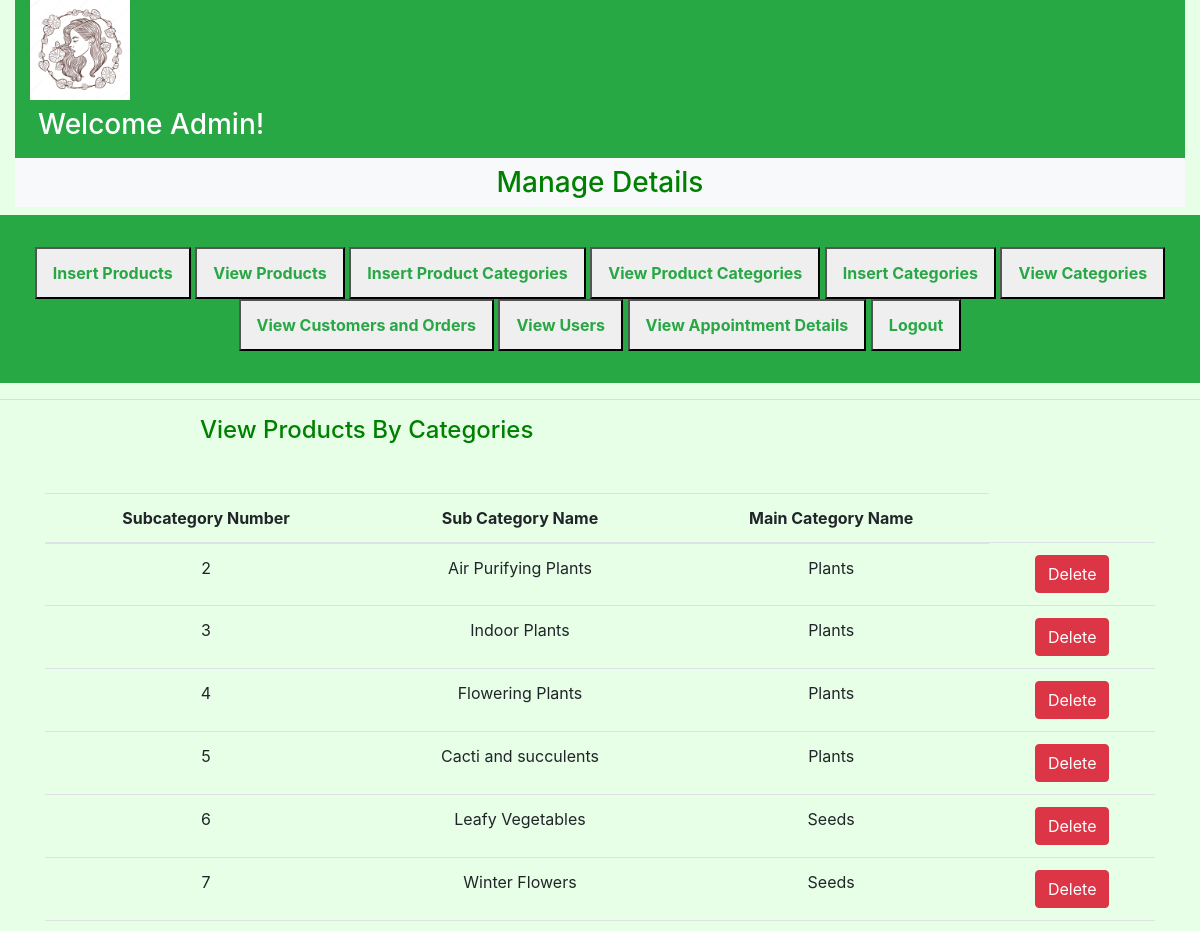
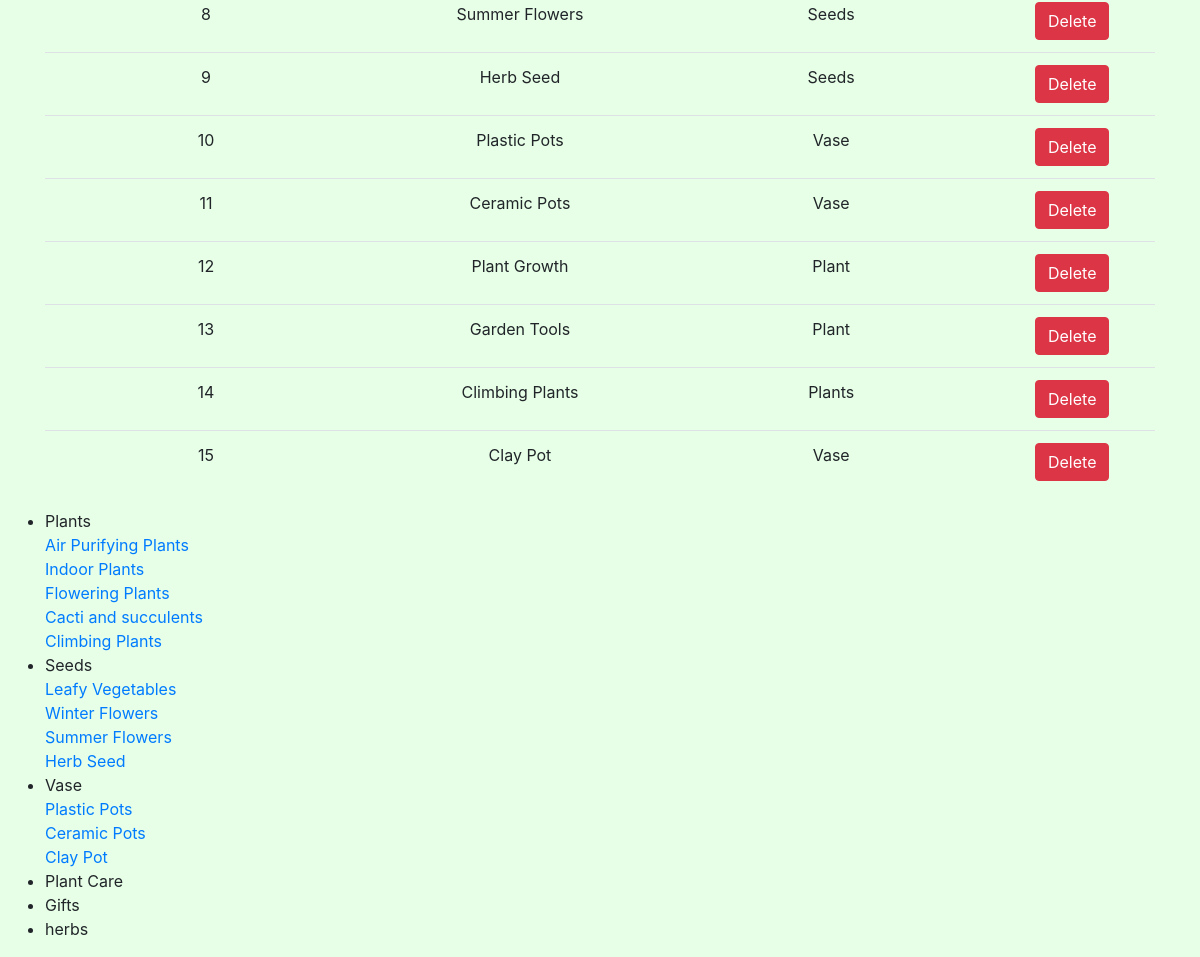
/admin/viewpcat.php, run on the app's committed database (2 pictures, top to bottom).
### tables this page shows
CREATE TABLE `subcategory` (
  `SN` int(11) NOT NULL,
  `Sname` varchar(30) NOT NULL,
  `Cname` varchar(11) NOT NULL
);

CREATE TABLE `categories` (
  `cat_id` int(100) NOT NULL,
  `category_title` varchar(100) NOT NULL
);

### admin/viewpcat.php (the view, shortened to what this page needs)
<?php
require("conn.php");
require("adminpage.php");
?>
 <link rel="stylesheet" href="https://cdn.jsdelivr.net/npm/bootstrap@4.6.1/dist/css/bootstrap.min.css">
 <hr>
  <h4 style="color: green; margin-left:200px;">View Products By Categories</h4>
  <div class="container mt-5">
    <div class="row">
        <div class ="col-lg-12">
            <table class="table text-center  table-green">
            <thead>
                  <tr>
                    <th scope="col">Subcategory Number</th>
                    <th scope="col">Sub Category Name</th>
                     <th scope="col">Main Category Name</th>
                </tr>
            </thead>
            <tbody>
                <?php
                $query="SELECT * FROM `subcategory`";
                $user_result=mysqli_query($con,$query);
                while($user_fetch=mysqli_fetch_assoc($user_result))
                {
                    echo"
                    <tr>
                    <td>$user_fetch[SN]</td>
                    <td>$user_fetch[Sname]</td>
                     <td>$user_fetch[Cname]</td>
                     <td><form action='delete.php' method='POST'>
                    <button type='button' name='user_delete' class='btn btn-danger'>Delete</i></button>
                     </form>
                    </td>
                    ";
                }
                ?>
        </tr>
    </tbody>
</table>
</div>
</div>
  <?php
    $sql1="Select * from categories";
    $query1=mysqli_query($con,$sql1);
$rows=mysqli_num_rows($query1);
if($rows>0)
{
$res=mysqli_fetch_all($query1, MYSQLI_ASSOC);
echo "<ul>";
foreach($res as $result)
{
    echo "<li>$result[category_title]</li>";
    $sql2="Select * from subcategory where cname='$result[category_title]' ";
        $query2=mysqli_query($con,$sql2);
        $rows2=mysqli_num_rows($query2);
    if($rows2>0)
    {
    while($result2=mysqli_fetch_assoc($query2))
        {
            echo "<a href =products2.php?cat=".urlencode($result2["Sname"]).">$result2[Sname]</a><br/>";
        }
    }
}
echo "</ul>";
}
?>

### admin/adminpage.php (style rules this page uses)
* { margin:0; padding:0; box-sizing:border-box; }
body { background-color: #e6ffe6; }

### admin/viewpcat.php (style rules this page uses)
body { background-color: #e6ffe6; }

### data on the page
subcategory: SN "2", Sname "Air Purifying Plants", Cname "Plants"
subcategory: SN "3", Sname "Indoor Plants", Cname "Plants"
subcategory: SN "4", Sname "Flowering Plants", Cname "Plants"
subcategory: SN "5", Sname "Cacti and succulents", Cname "Plants"
subcategory: SN "6", Sname "Leafy Vegetables", Cname "Seeds"
subcategory: SN "7", Sname "Winter Flowers", Cname "Seeds"
subcategory: SN "8", Sname "Summer Flowers", Cname "Seeds"
subcategory: SN "9", Sname "Herb Seed", Cname "Seeds"
subcategory: SN "10", Sname "Plastic Pots", Cname "Vase"
subcategory: SN "11", Sname "Ceramic Pots", Cname "Vase"
subcategory: SN "12", Sname "Plant Growth", Cname "Plant"
subcategory: SN "13", Sname "Garden Tools", Cname "Plant"
subcategory: SN "14", Sname "Climbing Plants", Cname "Plants"
subcategory: SN "15", Sname "Clay Pot", Cname "Vase"
categories: category_title "Plants"
categories: category_title "Seeds"
categories: category_title "Vase"
categories: category_title "Plant Care"
categories: category_title "Gifts"
categories: category_title "herbs"
